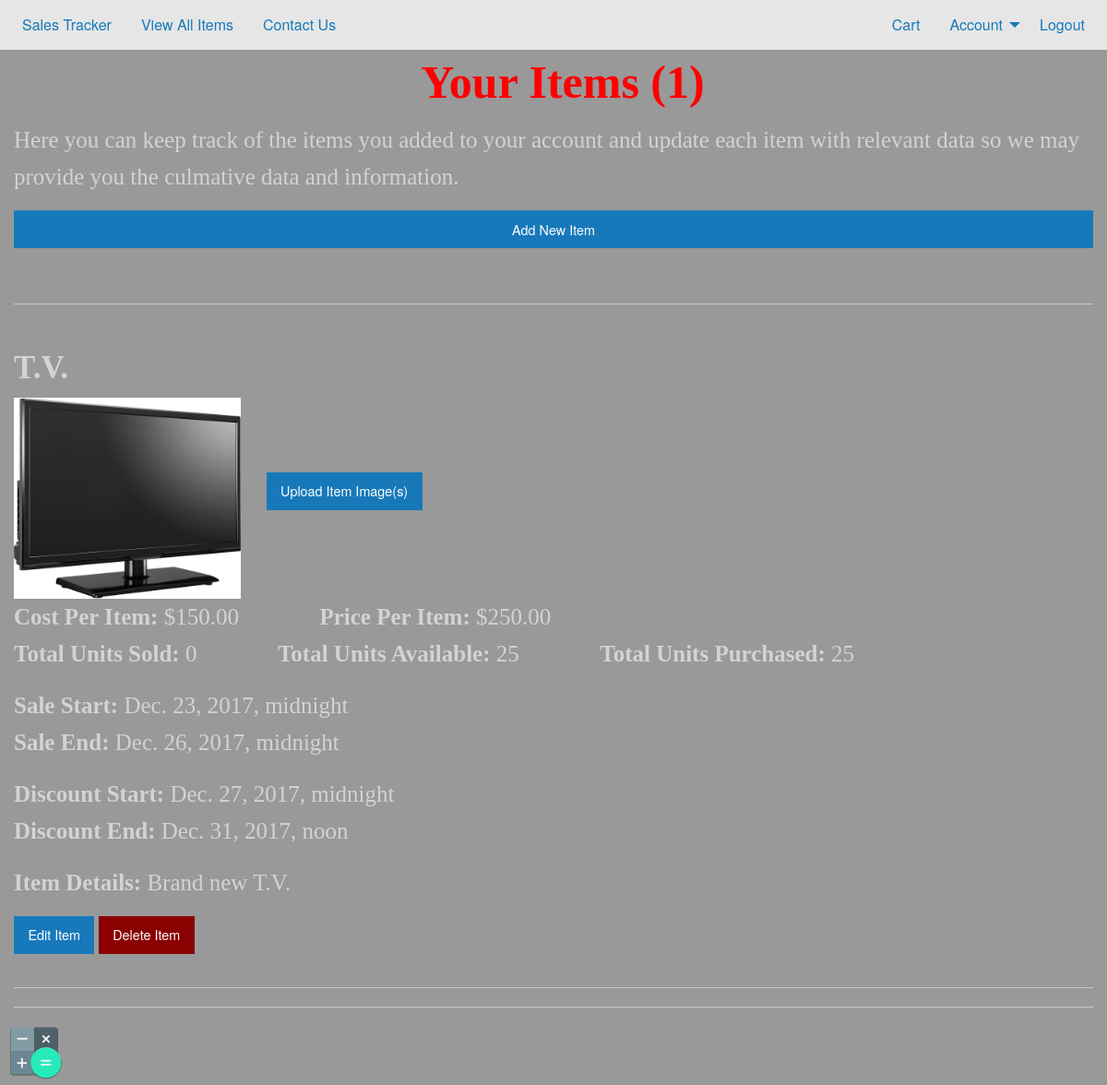
Screenshot of /account/user_items/ (signed in) with the database file from the repository.
### main_app/models.py (models this page shows, shortened)
class Item(models.Model):
	user = models.ForeignKey(
		User,
		on_delete = models.CASCADE,
		null = True
	)
	name = models.CharField(
		max_length = 32
	)
	cost = models.DecimalField(
		max_digits = 12,
		decimal_places = 2,
		default = 0.00
	)
	price = models.DecimalField(
		max_digits = 12,
		decimal_places = 2,
		default = 0.00
	)
	units_purchased = models.IntegerField(
		default = 0
	)
	units_available = models.IntegerField(
		default = 0
	)
	units_previously_sold = models.IntegerField(
		default = 0
	)
	units_sold = models.IntegerField(
		default = 0
	)
	sale_start = models.DateTimeField(
		null = True,
		blank = True
	)
	sale_end = models.DateTimeField(
		null = True,
		blank = True
	)
	discount_start = models.DateTimeField(
		null = True,
		blank = True
	)
	discount_end = models.DateTimeField(
		null = True,
		blank = True
	)
	details = models.TextField()
	date_created = models.DateTimeField(
		auto_now_add = True
	)
	date_updated = models.DateTimeField(
		auto_now = True
	)

### main_app/views.py (the view)
# urls.py: url(r'^account/user_items/$', views.user_items, name="user_items"),
@login_required
def user_items(request):
	user_items, num_user_items = GET_USER_ITEMS(request.user)
	context = {
		'user_items': user_items,
		'num_user_items': num_user_items
	}
	return render(request, 'account/user_items.html', context)

### main_app/context_processors.py (called while the page is built)
def processors(request):
    if request.user.username and not AccountSettings.objects.filter(user=request.user):
        AccountSettings.objects.create(
            user = request.user,
            deny_chat = False,
            online = True,
        )
    deny_chat = "false"
    if request.user.username:
        if request.user.settings.deny_chat:
            deny_chat = "true"
    return {
        'website_name': "Sales Tracker",
        'username': request.user.username,
        'deny_chat': deny_chat
    }

### main_app/views.py (called while the page is built)
def GET_USER_ITEMS(user):
	items = None
	count = None
	if user.is_authenticated:
		items = Item.objects.filter(user=user)
		count = 0
		for item in items:
			count = count + 1
			item.images = []
			for image in ItemImage.objects.filter(item=item):
				item.images.append((image.file.url, image.alt))
	return items, count

### main_app/templates/account/user_items.html (shortened to what this page needs)
{% extends 'base.html' %}
{% block content %}
	<body class="input">
        <h1 class="text-center">Your Items (<span id="num-user-items">{{ num_user_items }}</span>)</h1>
        <p>
            Here you can keep track of the items you added to your account and update
            each item with relevant data so we may provide you the culmative data and
            information.
        </p>
        <a href="{% url 'add_item' %}" class="button expanded">Add New Item</a>
        <br><hr><br>
        {% if user.is_authenticated %}
            {% include 'sub_templates/user_items.html' %}
        {% else %}
            <p>Please log in to view your items.</p>
        {% endif %}
	</body>
{% endblock %}

### main_app/templates/sub_templates/user_items.html (shortened to what this page needs)
{% if user.is_authenticated %}
	{% for user_item in user_items %}
		<div class="item-cont">
			<h3>{{ user_item.name }}</h3>
			{% for image_tuple in user_item.images %}
				{% if forloop.counter <= 3 %}
					<img class="img-cont" src="{{ image_tuple.0 }}" alt="{{ image_tuple.1 }}">
				{% endif %}
			{% endfor %}
			<a class="button" href="{% url 'add_item_images' user_item.id %}">Upload Item Image(s)</a>
			<p>
				<strong>Cost Per Item:</strong> ${{ user_item.cost }}
				<strong>Price Per Item:</strong> ${{ user_item.price }}
				<br>
				<strong>Total Units Sold:</strong> {{ user_item.units_sold }}
				<strong>Total Units Available:</strong> {{ user_item.units_available }}
				<strong>Total Units Purchased:</strong> {{ user_item.units_purchased }}
			</p>
			{% if user_item.sale_start and user_item.sale_end %}
				<p>
					<strong>Sale Start:</strong> {{ user_item.sale_start }}
					<br>
					<strong>Sale End:</strong> {{ user_item.sale_end }}
				</p>
			{% endif %}
			{% if user_item.discount_start and user_item.discount_end %}
				<p>
					<strong>Discount Start:</strong> {{ user_item.discount_start }}
					<br>
					<strong>Discount End:</strong> {{ user_item.discount_end }}
				</p>
			{% endif %}
			<p><strong>Item Details:</strong> {{ user_item.details }}</p>
			<a class="button" href="{% url 'edit_item' user_item.id %}">Edit Item</a>
			<form id="del-item-form-{{ user_item.id }}-{{ user_item.name }}" class="inline" onsubmit="return deleteItem(this)">
				<input type="submit" class="button bg-red" value="Delete Item">
			</form>
			<hr>
		</div>
	{% endfor %}
	<hr>
{% endif %}

### main_app/static/css/app.css (style rules this page uses)
.bg-red { background-color: darkred; }
.inline { display: inline; }
h1 { color: red; font-size: 50px; font-family: "Times New Roman"; font-weight: bold; text-indent: 20px; }
h3 { color: LightGrey; font-size: 35px; font-family: "Times New Roman"; font-weight: bold; }
p { color: LightGrey; font-size: 25px; font-family: "Times New Roman"; }
body { background: SteelBlue; padding-bottom: 64px; }
body.input { background: linear-gradient( rgba(0, 0, 0, 0.4), rgba(0, 0, 0, 0.4) ), url("https://i.imgur.com/paAkoAn.png"); }
.img-cont { width: 23%; padding-right: 2%; }

### rows the page displays
Item: name "T.V.", cost "150.00", price "250.00", units_sold "0", units_available "25", units_purchased "25", sale_start "Dec. 23, 2017, midnight", sale_end "Dec. 26, 2017, midnight", discount_start "Dec. 27, 2017, midnight", discount_end "Dec. 31, 2017, noon", details "Brand new T.V."

### other values shown
{{ num_user_items }} "1"
